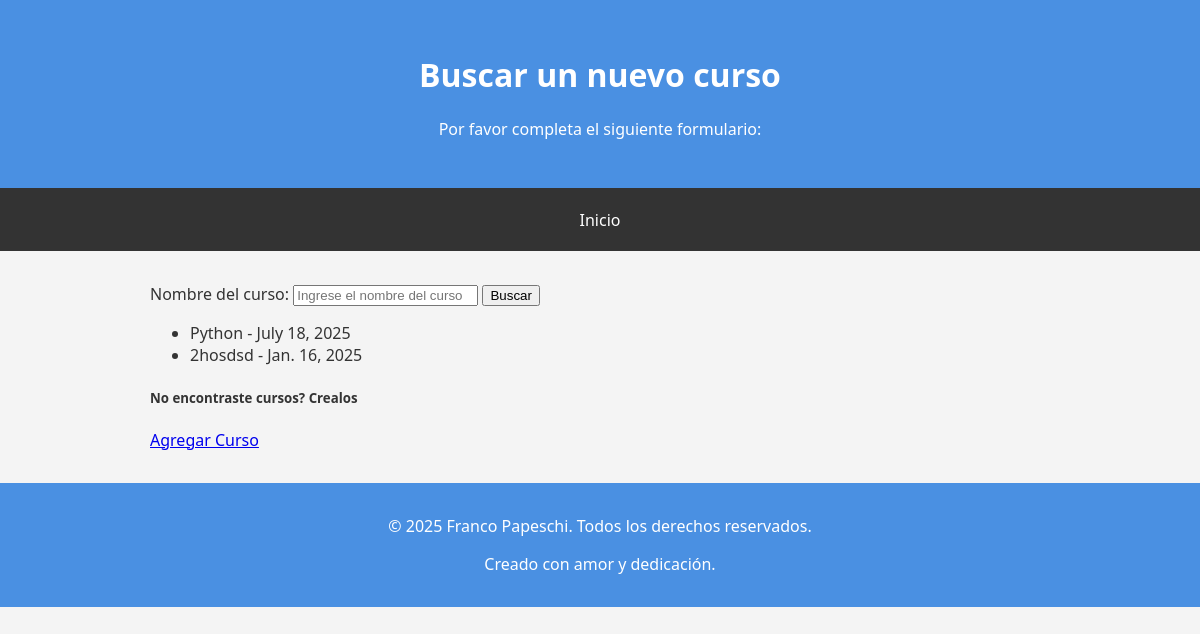
Before: /cursos/ with the older database file.
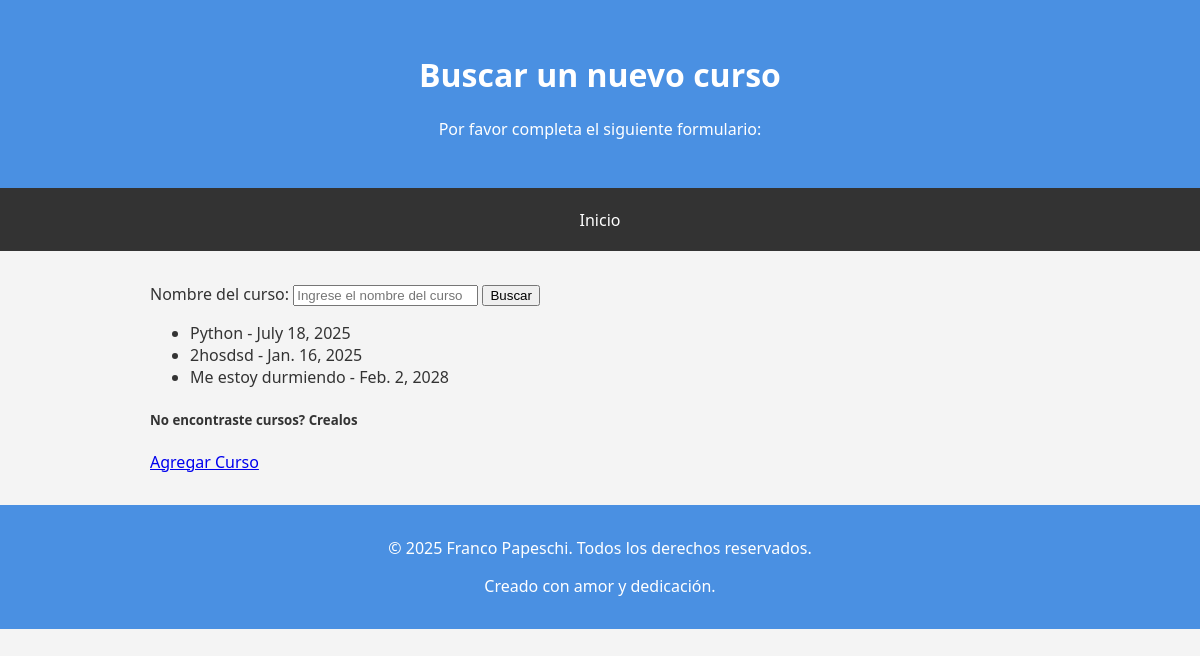
After: the same page with the newer database file.
### mi_primera_app/models.py (models this page shows, shortened)
class Curso(models.Model):
    nombre = models.CharField(max_length=50)
    descripcion = models.TextField(blank=True, null=True)
    duracion_semanas = models.IntegerField(default=4)
    fecha_inicio = models.DateField()
    activo = models.BooleanField(default=True)

### mi_primera_app/views.py (the view)
# urls.py: path('cursos/', cursos, name='curso'),
def cursos(request):
    cursos = Curso.objects.all()
    return render(request, "mi_primer_app/cursos.html", {"cursos": cursos})

### mi_primera_app/templates/mi_primer_app/cursos.html (shortened to what this page needs)
{% extends "index.html" %}
{% block header %}
<h1>Buscar un nuevo curso</h1>
<p>Por favor completa el siguiente formulario:</p>
{% endblock %}
{% block main %}
<form method="GET" action="{% url 'buscar-curso' %}">
    <label for="nombre_curso">Nombre del curso:</label>
    <input type="text" id="nombre_curso" name="nombre" placeholder="Ingrese el nombre del curso" value="{{ nombre }}">
    <button type="submit">Buscar</button>
</form>
<ul>
    {% for curso in cursos %}
        <li>{{ curso.nombre }} - {{ curso.fecha_inicio }}</li>
    {% empty %}
        <li>No se encontraron cursos.</li>
    {% endfor %}
</ul>
<h5>No encontraste cursos? Crealos</h5>
<a href="{% url 'crear-el-curso' %}">Agregar Curso</a>
{% endblock%}

Changed rows visible on the page:
added Curso: nombre "Me estoy durmiendo", fecha_inicio "Feb. 2, 2028"
